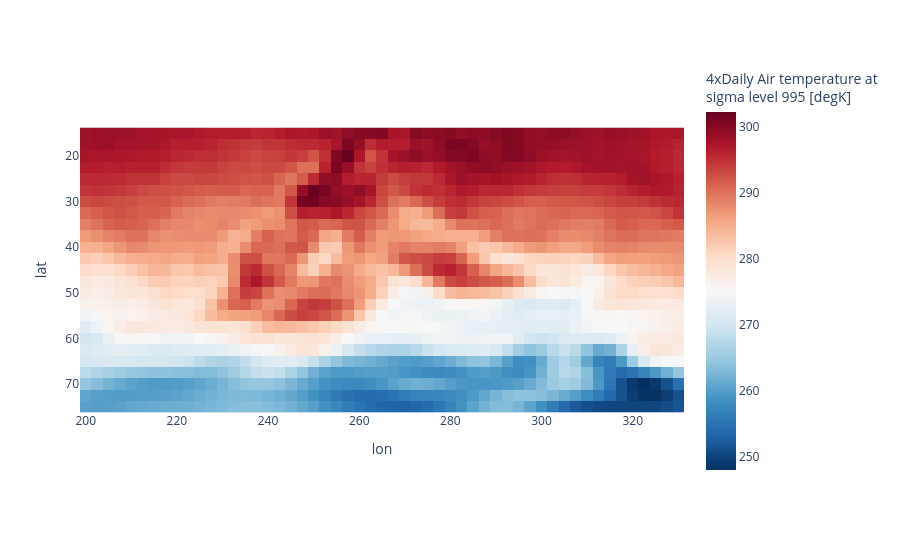

The cell this chart's notebook holds for it:
### Markdown cell above
## Imshow Images:

[imshow](https://plotly.com/python/imshow/)

Allows for manual changes of individual images.

### Code cell
airtemps = xr.tutorial.open_dataset('air_temperature').air.isel(time=500)
colorbar_title = airtemps.attrs['var_desc'] + '<br>(%s)'%airtemps.attrs['units']
fig = px.imshow(airtemps, color_continuous_scale='RdBu_r', aspect='equal')
fig.show()

### Figure 1 — Plotly figure (JSON) as saved in the notebook; plotly's stock layout.template omitted (floating-point values rounded to 4 significant figures; data arrays with more than 128 entries replaced by an {"elided": "..."} marker saying what was removed)
{"data": [{"coloraxis": "coloraxis", "hovertemplate": "lon: %{x}<br>lat: %{y}<br>4xDaily Air temperature at<br>sigma level 995 [degK]: %{z}<extra></extra>", "name": "0", "type": "heatmap", "x": [200.0, 202.5, 205.0, 207.5, 210.0, 212.5, 215.0, 217.5, 220.0, 222.5, 225.0, 227.5, 230.0, 232.5, 235.0, 237.5, 240.0, 242.5, 245.0, 247.5, 250.0, 252.5, 255.0, 257.5, 260.0, 262.5, 265.0, 267.5, 270.0, 272.5, 275.0, 277.5, 280.0, 282.5, 285.0, 287.5, 290.0, 292.5, 295.0, 297.5, 300.0, 302.5, 305.0, 307.5, 310.0, 312.5, 315.0, 317.5, 320.0, 322.5, 325.0, 327.5, 330.0], "xaxis": "x", "y": [75.0, 72.5, 70.0, 67.5, 65.0, 62.5, 60.0, 57.5, 55.0, 52.5, 50.0, 47.5, 45.0, 42.5, 40.0, 37.5, 35.0, 32.5, 30.0, 27.5, 25.0, 22.5, 20.0, 17.5, 15.0], "yaxis": "y", "z": {"elided": "25x53 float values"}}], "layout": {"coloraxis": {"colorbar": {"title": {"text": "4xDaily Air temperature at<br>sigma level 995 [degK]"}}, "colorscale": [[0.0, "rgb(5,48,97)"], [0.1, "rgb(33,102,172)"], [0.2, "rgb(67,147,195)"], [0.3, "rgb(146,197,222)"], [0.4, "rgb(209,229,240)"], [0.5, "rgb(247,247,247)"], [0.6, "rgb(253,219,199)"], [0.7, "rgb(244,165,130)"], [0.8, "rgb(214,96,77)"], [0.9, "rgb(178,24,43)"], [1.0, "rgb(103,0,31)"]]}, "margin": {"t": 60}, "xaxis": {"anchor": "y", "constrain": "domain", "domain": [0.0, 1.0], "scaleanchor": "y", "title": {"text": "lon"}}, "yaxis": {"anchor": "x", "autorange": "reversed", "constrain": "domain", "domain": [0.0, 1.0], "title": {"text": "lat"}}}}
